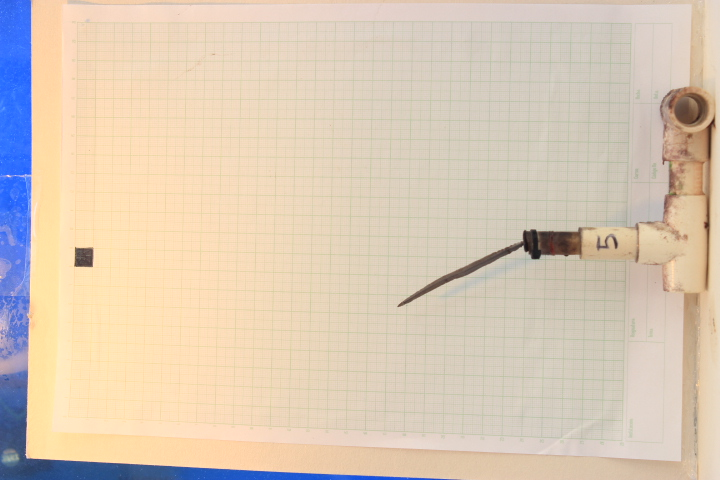
#> input picture Proyecto/Fotos_prueba/Coral6_S3.JPG, 720 x 480 px
$ jupyter execute --allow-errors Coral_Area_Measurement.ipynb   (shell and % lines are left out)   (Python 2 division)   (older library calls are emulated)
#> lines starting #> are read from the running program, lines starting #| are printed output that depends on the picture; after the words box and inside, x2 and y2 are one past the last pixel; in counts of white or black regions, pixels touching at a corner belong together
#Coral Area Measurements
##First Look
###Sergio Daniel Hernandez Charpak
###Jose Francisco Molano

<p>Notebook creado para el análisis de las imágenes de corales tomadas por Nancy Ruiz para el grupo BIOMMAR bajo la dirección de Susana Simancas en Uniandes en el marco del proyecto del curso Imágenes y Visión dictado por Marcela Hernández en el semestre 2016-10</p>

<p> Nuestra meta es usar esta librería http://scikit-image.org/docs/stable/api/api.html </p>

<p>Se pueden ver ejemplos en: http://scikit-image.org/docs/stable/auto_examples/index.html </p>

[cell 1]
%pylab inline
import pylab
import numpy as np
import matplotlib.pyplot as plt

[cell 2]
#from skimage.filters import threshold_otsu, threshold_adaptive
from skimage.morphology import disk
from skimage.filters import threshold_otsu, rank
from skimage.util import img_as_ubyte
from skimage.measure import label
from skimage import measure
from skimage import morphology

[cell 3]
inputfolder = '../../Fotos_prueba/'

This is a test on one of the images. We will make use of the glob library to analyze all the images

[cell 4]
input_image = 'Coral6_S3.JPG'
output_name = './measurements_intermediate_steps_'+input_image.strip('.jpg')+'.dat'

[cell 5]
fileout = open(output_name, 'w')

[cell 6]
image = pylab.imread(inputfolder+input_image)
#> image is the input picture: shape (480, 720, 3); mean R, G, B 217.8, 201.8, 182.8

[cell 7]
fileout.write("%s \n"%(inputfolder+input_image))

<p>The image is an RGB image. We will transform it on a first basis to simplify the process.</p>
<p> We follow the example: http://scikit-image.org/docs/stable/auto_examples/color_exposure/plot_adapt_rgb.html#example-color-exposure-plot-adapt-rgb-py </p>

[cell 8]
from skimage.color import rgb2gray
img = rgb2gray(image)

[cell 9]
print (img.shape)
#| (480, 720)

Le cortamos los bordes a la imagen

[cell 10]
n_x, n_y = img.shape

[cell 11]
fileout.write("%d %d \n"%(n_x, n_y))

[cell 12]
cut_prop = 0.04

[cell 13]
fileout.write("%f \n"%(cut_prop))

[cell 14]
n_colums_x = int(n_x*cut_prop)
n_colums_y = int(n_y*cut_prop)

[cell 15]
print (n_colums_x,n_colums_y)
#| 19 28
array_index_columns_x_0 = np.arange(n_colums_x)
array_index_columns_y_0 = np.arange(n_colums_y + 0.5*n_colums_y)

[cell 16]
array_index_columns_x_final = np.linspace(n_x-n_colums_x,n_x-1, n_colums_x)
array_index_columns_y_final = np.linspace(n_y-4.0*n_colums_y,n_y-1, 4.0*n_colums_y)

#> (a cell that did not finish here is left out)

[cell 18]
fig = plt.figure(figsize = (10,10))
plt.gray()
#> (the rest of this cell did not finish here and is left out)

[cell 19]
fig = plt.figure(figsize = (10,10))
plt.gray()
#> (the rest of this cell did not finish here and is left out)

[cell 20]
plt.close(fig)

#> (a cell that did not finish here is left out)

[cell 22]
n_x_new, n_y_new = img.shape

[cell 23]
bins=256
fig = plt.figure(figsize = (6,6))
plt.title("Original Histogram")
plt.hist(img.ravel(), bins=bins, histtype='step', color='black')
plt.show()

[cell 24]
def umbralizar_otsu(imagen):
    thresh = threshold_otsu(imagen)
    binary = imagen < thresh
    return binary, thresh

[cell 25]
cut_y_img_umbr = 0.25 #Va a umbralizar el 0.25 de la imagen independientemente que el 0.75
n_y_cut = int(n_y_new*cut_y_img_umbr)

[cell 26]
img_square = np.zeros((n_x_new, n_y_new))
img_coral = np.zeros((n_x_new, n_y_new))

[cell 27]
for i in range (n_x_new):
    for j in range(n_y_new):
        if(j<n_y_cut):
            img_square[i,j] = img[i,j]
        else:
            img_coral[i,j] = img[i,j]
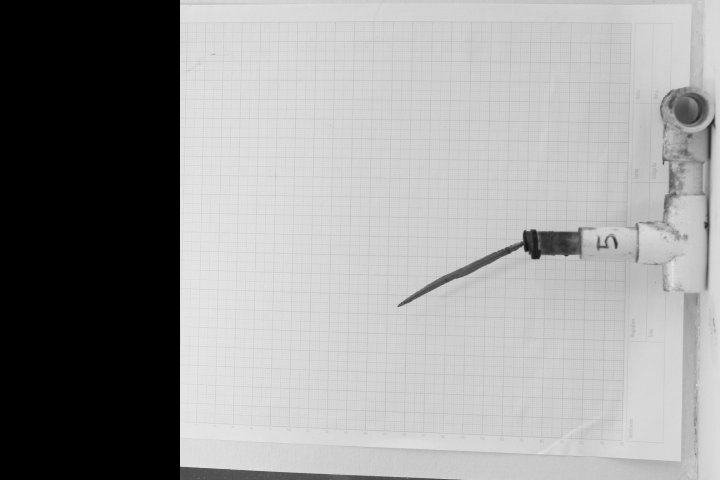
#> img_coral: shape (480, 720) float64; min 0, max 0.908, mean 0.601
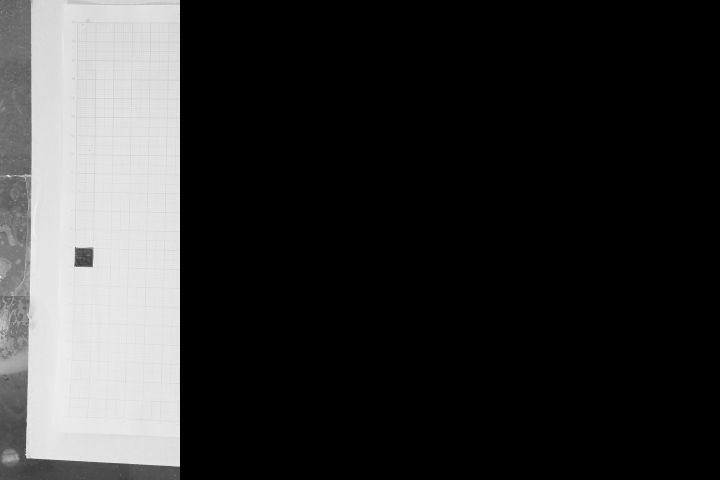
#> img_square: shape (480, 720) float64; min 0, max 0.949, mean 0.199

[cell 28]
img_square_binary, thresh_square = umbralizar_otsu(img_square)
#> in umbralizar_otsu, `thresh = threshold_otsu(imagen)`: thresh = 0.428
#> in umbralizar_otsu, `binary = imagen < thresh`:
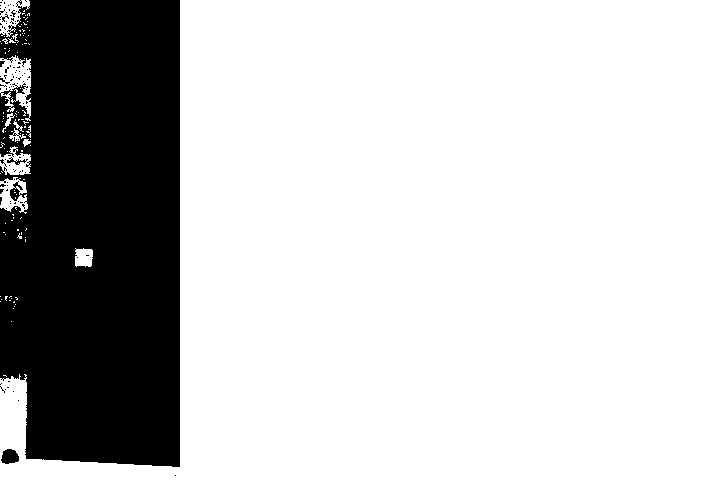
#> binary: shape (480, 720) bool; 77.5% white; 106 black regions (102 under 20 px), largest, box (x1, y1, x2, y2) and area: (0, 0, 180, 467) 77112, (1, 449, 19, 464) 206, (7, 157, 28, 165) 57, (0, 14, 9, 22) 23
#> thresh_square = 0.428
img_coral_binary, thresh_coral = umbralizar_otsu(img_coral)
#> in umbralizar_otsu (call 2), `thresh = threshold_otsu(imagen)`: thresh = 0.413
#> in umbralizar_otsu (call 2), `binary = imagen < thresh`:
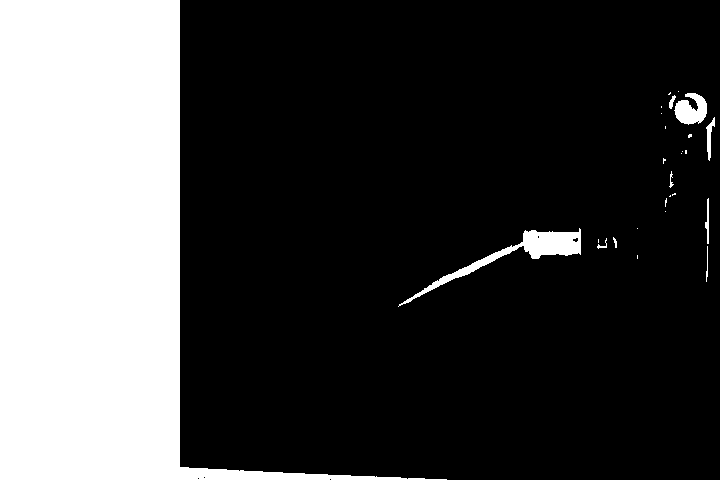
#> binary: shape (480, 720) bool; 26.5% white; 27 white regions (17 under 20 px), largest, box (x1, y1, x2, y2) and area: (0, 0, 447, 480) 88102, (398, 228, 581, 307) 2125, (674, 93, 707, 125) 704
#> thresh_coral = 0.413

[cell 29]
img_thresholded = np.zeros((n_x_new, n_y_new))
for i in range (n_x_new):
    for j in range(n_y_new):
        if(j<n_y_cut):
            img_thresholded[i,j] = img_square_binary[i,j]
        else:
            img_thresholded[i,j] = img_coral_binary[i,j]
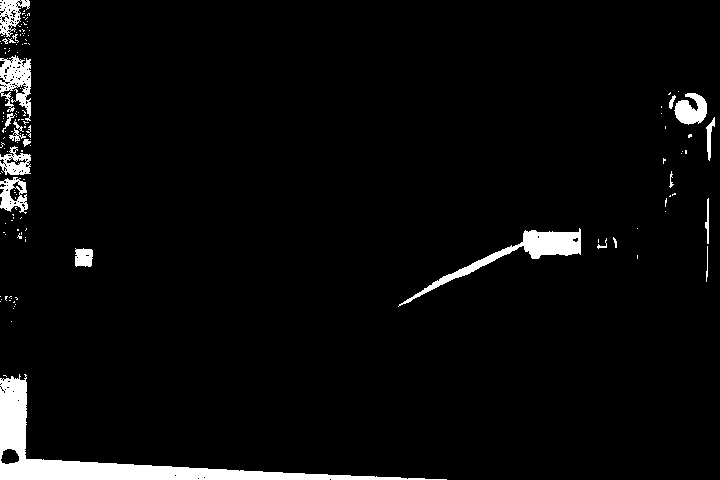
#> img_thresholded: shape (480, 720) float64; values 0 (black) and 1 (white), 4% white; 136 white regions (115 under 20 px), largest, box (x1, y1, x2, y2) and area: (0, 374, 447, 480) 6810, (398, 228, 581, 307) 2125, (0, 55, 31, 121) 1117

[cell 30]
fig = plt.figure(figsize = (10,10))
plt.gray()
plt.imshow(img_square_binary)
#plt.savefig("img_man_umbr.png",format = 'png')
plt.xlabel("y(pixels)")
plt.ylabel("x(pixels)")
plt.show()

[cell 31]
fig = plt.figure(figsize = (10,10))
plt.gray()
plt.imshow(img_coral_binary)
#plt.savefig("img_man_umbr.png",format = 'png')
plt.xlabel("y(pixels)")
plt.ylabel("x(pixels)")
plt.show()

[cell 32]
fileout.write("%f %f \n"%(thresh_square, thresh_coral))
#> Out = 19

[cell 33]
fig, axes = plt.subplots(nrows=3, figsize=(7, 8))
ax0, ax1, ax2 = axes
plt.gray()

ax0.imshow(image)
ax0.set_title('Image RGB')

ax1.imshow(img)
ax1.set_title('Image grey')

ax2.imshow(img_thresholded)
ax2.set_title('Threshold with thresholds: \n square: '+ str(thresh_square) + '\n coral: '+ str(thresh_coral))

for ax in axes:
    ax.axis('off')
plt.savefig("imgs_first_look.png",format = 'png')
plt.show()

[cell 34]
fig = plt.figure(figsize = (10,10))
plt.gray()
plt.imshow(img_thresholded)
plt.savefig("img_man_umbr.png",format = 'png')
plt.xlabel("y(pixels)")
plt.ylabel("x(pixels)")
plt.show()

[cell 35]
plt.close(fig)

[cell 36]
img_thresholded_new = img_thresholded

[cell 37]
n_x_new, n_y_new = img_thresholded_new.shape

[cell 38]
fileout.write("%d %d \n"%(n_x_new, n_y_new))

##Square Area

Now we get the area of the square

[cell 39]
threshold_up = int(n_y_new/4.0)

[cell 40]
print (n_x_new, n_y_new, threshold_up)
#| 480 720 180

[cell 41]
fileout.write("%d \n"%(threshold_up))

[cell 42]
img_thresholded_up = np.zeros((n_x_new,n_y_new))

[cell 43]
for i in range (n_x_new):
    for j in range(threshold_up):
        img_thresholded_up[i,j] = img_thresholded_new[i,j]
#> img_thresholded_up: shape (480, 720) float64; values 0 (black) and 1 (white), 2.5% white; 110 white regions (98 under 20 px), largest, box (x1, y1, x2, y2) and area: (0, 374, 180, 480) 5108, (0, 55, 31, 121) 1117, (0, 177, 28, 214) 580

[cell 44]
fig = plt.figure(figsize = (10,10))
plt.gray()
plt.imshow(img_thresholded_up)
plt.savefig("img_man_umbr_cut_up.png",format = 'png')
plt.xlabel("y(pixels)")
plt.ylabel("x(pixels)")
plt.show()

[cell 45]
etiquetas_square, num = label(img_thresholded_up, connectivity=2, return_num=True)
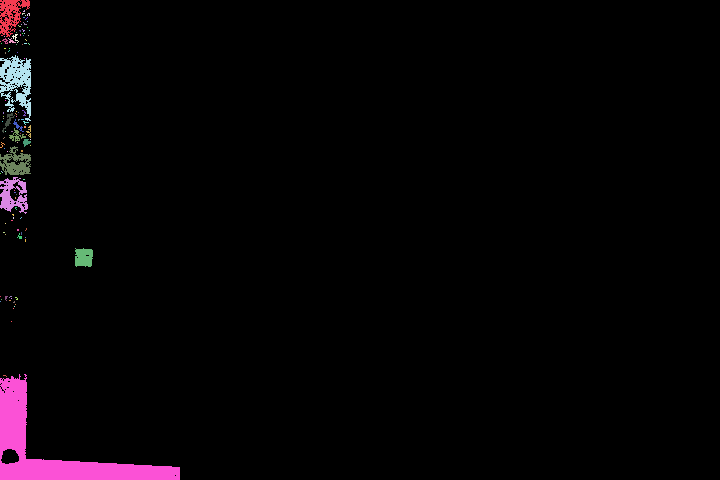
#> etiquetas_square: shape (480, 720) int64; 111 distinct labels, from 0 to 110; one colour per label, 0 black
#> num = 110

[cell 46]
hist, bins_edges = np.histogram(etiquetas_square.ravel())
#> hist = [337492, 39, 48, 1139, 120, 168, 1106, 23, 336, 5129]; bins_edges = [0, 11, 22, 33, 44, 55, 66, 77, 88, 99, 110]

[cell 47]
print np.sort(hist)[len(hist)-2]
#| 5129

[cell 48]
etiquetas_square = morphology.remove_small_objects(etiquetas_square,np.sort(hist)[len(hist)-2] - 10)
#> etiquetas_square: shape (480, 720) int64; every value is 0

[cell 49]
fig = plt.figure(figsize = (10,10))
plt.gray()
imshow(etiquetas_square)
#plt.savefig("img_man_umbr_cut_up.png",format = 'png')
plt.xlabel("y(pixels)")
plt.ylabel("x(pixels)")
plt.show()

[cell 50]
hist, bins_edges = np.histogram(etiquetas_square.ravel())
#> hist = [0, 0, 0, 0, 0, 345600, 0, 0, 0, 0]; bins_edges = [-0.5, -0.4, -0.3, -0.2, -0.1, 0, 0.1, 0.2, 0.3, 0.4, 0.5]

[cell 51]
print (hist)
#| [     0      0      0      0      0 345600      0      0      0      0]

[cell 52]
area_square = np.sort(hist)[len(hist)-2]
#> area_square = 0

[cell 53]
fileout.write("%f \n"%(area_square))
#> Out = 10

[cell 54]
etiquetas_square =(255/np.max(etiquetas_square))*etiquetas_square

[cell 55]
image_scale = (255/np.max(img_thresholded_new))*img_thresholded_new

[cell 56]
image_scale= image_scale - etiquetas_square

[cell 57]
fig = plt.figure(figsize = (10,10))
plt.gray()
imshow(image_scale)
#plt.savefig("img_man_umbr_cut_up.png",format = 'png')
plt.xlabel("y(pixels)")
plt.ylabel("x(pixels)")
plt.show()

## Coral Area

We extract the connected components to get the coral area

[cell 58]
#blobs_labels = measure.label(img_thresholded_new, background=0)
etiquetas, num = label(image_scale, connectivity=2, return_num=True)
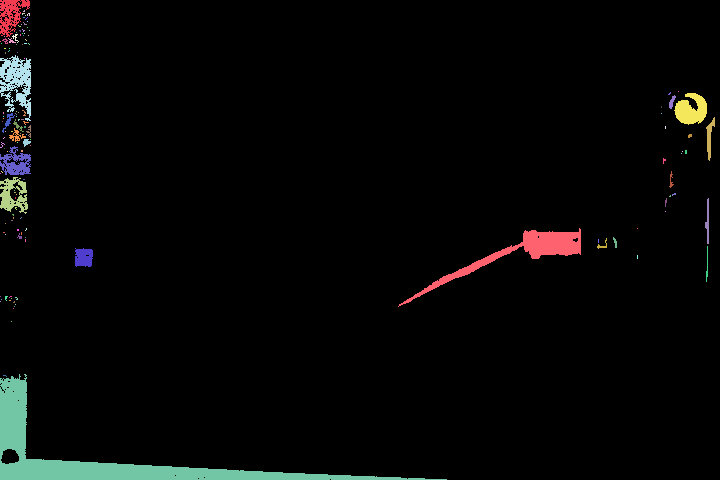
#> etiquetas: shape (480, 720) int64; 137 distinct labels, from 0 to 136; one colour per label, 0 black
#> num = 136

[cell 59]
print (num)
#| 136

[cell 60]
etiquetas_scale = (255/np.max(etiquetas))*etiquetas

[cell 61]
fig = plt.figure(figsize = (10,10))
plt.gray()
plt.imshow(etiquetas_scale)
#plt.savefig("img_man_label.png",format = 'png')
plt.xlabel("y(pixels)")
plt.ylabel("x(pixels)")
plt.colorbar()
plt.show()
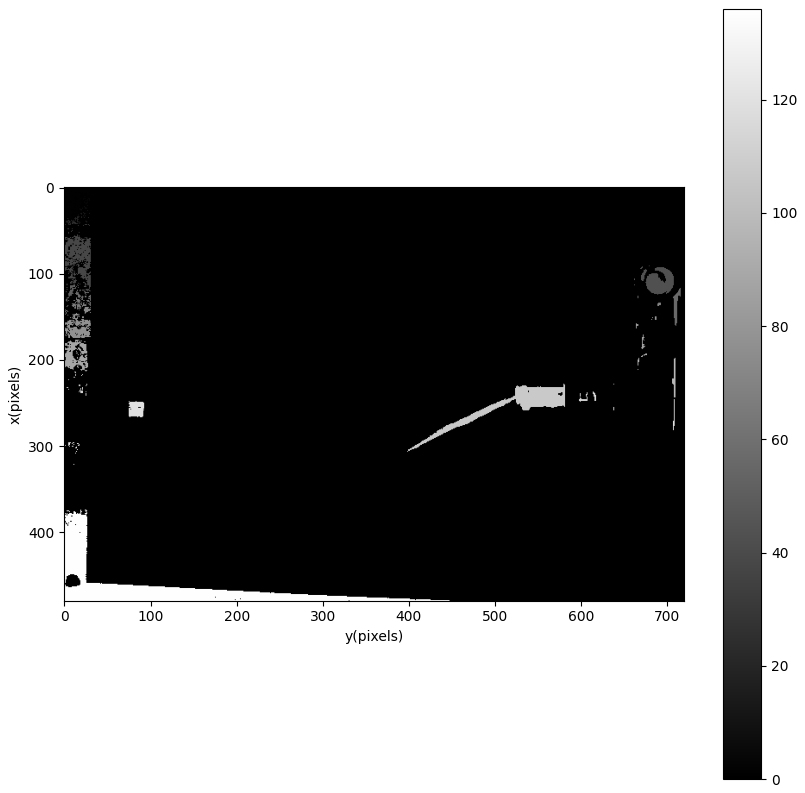
#> figure drawn by matplotlib, 2 panels

[cell 62]
fig = plt.figure(figsize = (10,10))
plt.gray()
plt.imshow(etiquetas)
plt.savefig("img_man_label.png",format = 'png')
plt.xlabel("y(pixels)")
plt.ylabel("x(pixels)")
plt.colorbar()
plt.show()

Guardamos solo el objeto más grande luego del fondo

[cell 63]
hist, bins = np.histogram(etiquetas.ravel())
#> hist = [332439, 71, 1135, 848, 340, 587, 644, 2262, 431, 6843]; bins = [0, 13.6, 27.2, 40.8, 54.4, 68, 81.6, 95.2, 108.8, 122.4, 136]

[cell 64]
x_hist = np.zeros(len(hist))
#> x_hist = [0, 0, 0, 0, 0, 0, 0, 0, 0, 0]
for i in range (len(x_hist)):
    x_hist[i] = (bins[i] + bins[i+1])/2.0
#> this loop made 10 passes
#> after the loop, x_hist = [6.8, 20.4, 34, 47.6, 61.2, 74.8, 88.4, 102, 115.6, 129.2]

[cell 65]
plt.scatter(x_hist,np.log10(hist))
plt.ylabel("$Log_{10}$ of # pixels")
plt.xlabel("Component Number")
#plt.xlim(1,len(hist))
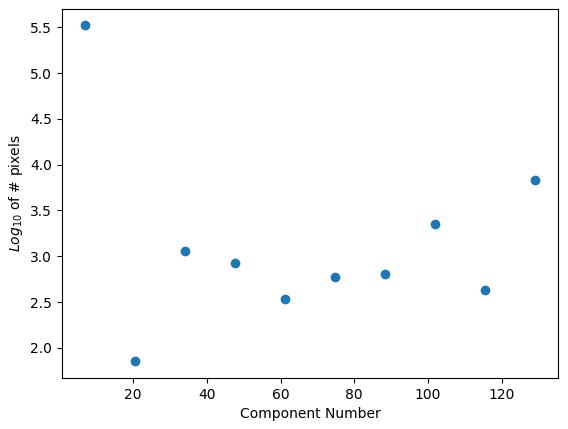
#> figure drawn by matplotlib, 1 panel

[cell 66]
hist_sorted = np.sort(hist)
#> hist_sorted = [71, 340, 431, 587, 644, 848, 1135, 2262, 6843, 332439]

[cell 67]
print (hist_sorted)
#| [    71    340    431    587    644    848   1135   2262   6843 332439]

[cell 68]
threshold_rm_objects = int (hist_sorted[len(hist_sorted)-2] - hist_sorted[len(hist_sorted)-2]/5.0)
#> threshold_rm_objects = 5474

[cell 69]
print (threshold_rm_objects)
#| 5474

[cell 70]
fileout.write("%f \n"%(threshold_rm_objects))
#> Out = 13

[cell 71]
c = morphology.remove_small_objects(etiquetas,threshold_rm_objects)
#> c: shape (480, 720) int64; values 0 (black) and 135 (white), 2% white; 1 white region, box (x1, y1, x2, y2) and area: (0, 374, 447, 480) 6810

[cell 72]
plt.hist(c.ravel())

[cell 73]
fig = plt.figure(figsize = (10,10))
#plt.gray()
plt.imshow(c)
plt.savefig("img_coral_holes_cut.png",format = 'png')
plt.xlabel("y(pixels)")
plt.ylabel("x(pixels)")
plt.show()

[cell 74]
n_dilation_erosion = 6

[cell 75]
fileout.write("%d \n"%(n_dilation_erosion))

[cell 76]
d = c
for i in range (n_dilation_erosion):
       d = morphology.dilation(d)
#> d: shape (480, 720) int64; values 0 (black) and 135 (white), 3% white; 1 white region, box (x1, y1, x2, y2) and area: (0, 368, 453, 480) 10257

[cell 77]
fig = plt.figure(figsize = (10,10))
#plt.gray()
plt.imshow(d)
#plt.savefig("img_man_umbr_cut.png",format = 'png')
plt.xlabel("y(pixels)")
plt.ylabel("x(pixels)")
plt.show()

[cell 78]
for i in range (n_dilation_erosion):
       d = morphology.erosion(d)
#> d: shape (480, 720) int64; values 0 (black) and 135 (white), 2% white; 1 white region, box (x1, y1, x2, y2) and area: (0, 374, 447, 480) 6942

[cell 79]
fig = plt.figure(figsize = (10,10))
#plt.gray()
plt.imshow(d)
#plt.savefig("img_man_umbr_cut.png",format = 'png')
plt.xlabel("y(pixels)")
plt.ylabel("x(pixels)")
plt.show()

[cell 80]
hist, bins = np.histogram(d.ravel())
#> hist = [338658, 0, 0, 0, 0, 0, 0, 0, 0, 6942]; bins = [0, 13.5, 27, 40.5, 54, 67.5, 81, 94.5, 108, 121.5, 135]

[cell 81]
print (np.sort(hist))
#| [     0      0      0      0      0      0      0      0   6942 338658]

[cell 82]
threshold_rm_objects =  (np.sort(hist)[len(hist)-2]) - int((np.sort(hist)[len(hist)-2])/50.0)
#> threshold_rm_objects = 6804

[cell 83]
print (threshold_rm_objects)
#| 6804

[cell 84]
d = morphology.remove_small_objects(d,threshold_rm_objects)

[cell 85]
etiquetas_coral, num = label(d, connectivity=2, return_num=True)
#> num = 1

[cell 86]
print (num)
#| 1
print (etiquetas_coral.shape)
#| (480, 720)

[cell 87]
hist, bins = np.histogram(etiquetas_coral.ravel())
#> bins = [0, 0.1, 0.2, 0.3, 0.4, 0.5, 0.6, 0.7, 0.8, 0.9, 1]

[cell 88]
print (hist)
#| [338658      0      0      0      0      0      0      0      0   6942]

[cell 89]
x_hist = np.zeros(len(hist))
#> x_hist = [0, 0, 0, 0, 0, 0, 0, 0, 0, 0]
for i in range (len(x_hist)):
    x_hist[i] = (bins[i] + bins[i+1])/2.0
#> after the loop, x_hist = [0.05, 0.15, 0.25, 0.35, 0.45, 0.55, 0.65, 0.75, 0.85, 0.95]
plt.scatter(x_hist,hist)
plt.ylabel("$Log_{10}$ of # pixels")
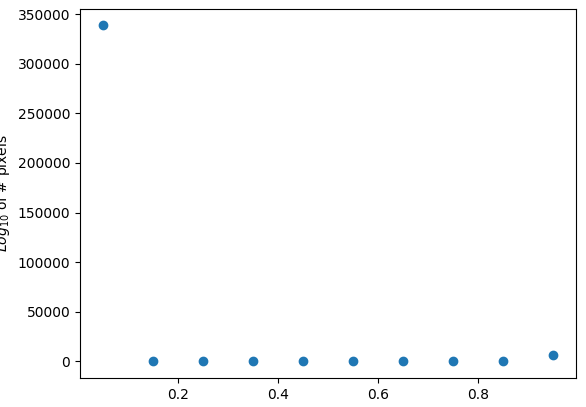
#> figure drawn by matplotlib, 1 panel

[cell 90]
area_coral_pixels = np.sort(hist)[len(hist)-2]
#> area_coral_pixels = 6942

[cell 91]
fileout.write("%f \n"%(area_coral_pixels))
#> Out = 13

[cell 92]
area_coral_cm_2 = area_coral_pixels/area_square
#> area_coral_cm_2 = 0

[cell 93]
fileout.write("%f \n"%(area_coral_cm_2))
#> Out = 10

[cell 94]
fileout.close()

[cell 95]
output_name = './area_coral_cm2_'+input_image.strip('.jpg')+'.dat'
fileout = open(output_name, 'w')
fileout.write("%f \n"%(area_coral_cm_2))
fileout.close()

[cell 96]
etiquetas_coral = (255/np.max(etiquetas_coral))*etiquetas_coral
